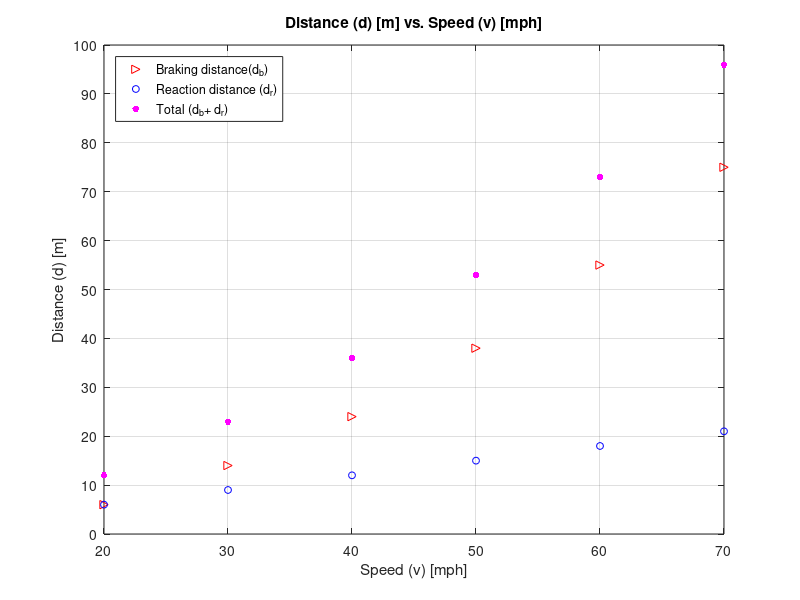

MATLAB code for this plot:
% Written by Ivan Martinez
% Oct 24, 2019
% Written for MatLab Assignment #3 Question #14
%
% This plots the amount of distance it takes to react and brake at 
% any speed (time) given the Reaction distance and Braking distance.
%
% Variables
% speed = speed of car (v) [mph]
% reaction = distance it takes to react (d) [m]
% braking = distance it takes to brake (d) [m]
% total = total distance it takes to react and brake (d) [m]

clc; clear; close all;

% Variables

speed = [20,30,40,50,60,70];
reaction = [6,9,12,15,18,21];
braking = [6,14,24,38,55,75];
totald = reaction+braking;

% Graphing

plot(speed,braking,'>r',speed,reaction,'ob','markersize',5)
hold on
plot(speed,totald,'.m','markersize',15);
grid on
xlabel('Speed (v) [mph]')
ylabel('Distance (d) [m]')
title('Distance (d) [m] vs. Speed (v) [mph]')
axis([20 70 0 100])
set(gca,'xtick',[20:10:70],'ytick',[0:10:100])
legend('Braking distance(d_b)','Reaction distance (d_r)', 'Total (d_b+ d_r)','location','northwest')
